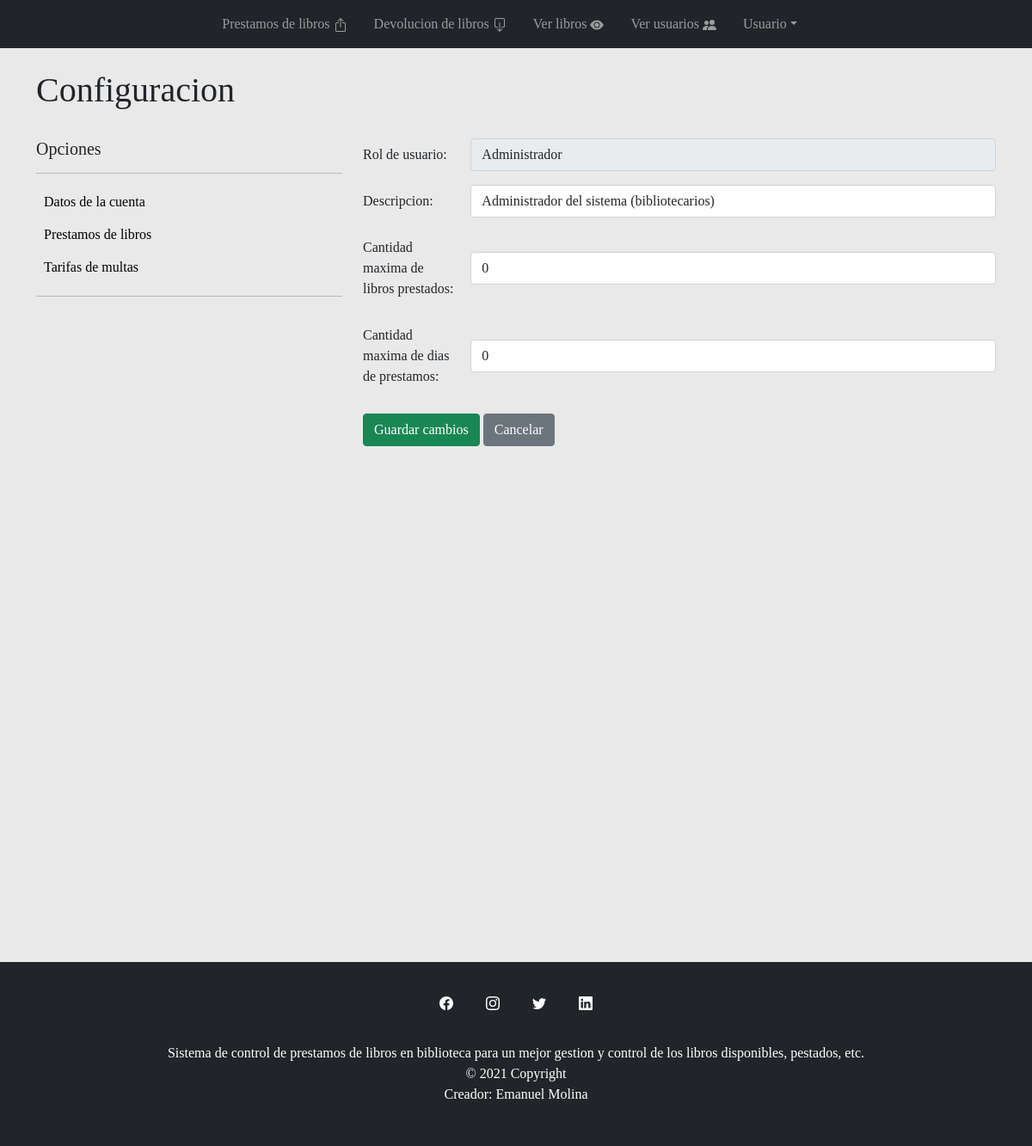
Screenshot of /page.php?pag=configuracion.php&opc=modificar_roles.php&id=1 (signed in) with the database file from the repository.
### tables this page shows
CREATE TABLE `roles` (
  `id` int(11) NOT NULL,
  `rol` varchar(30) NOT NULL,
  `descripcion` varchar(300) NOT NULL,
  `cantidad_libros` int(11) NOT NULL,
  `dias_maximos_prestamo` int(11) NOT NULL
);

### page.php (called while the page is built, shortened)
 <?php
    include_once "header.php";
    include_once "nav_menu.php";
    if(isset($_GET["pag"])){
        $pagina = $_GET["pag"];
    }else{
        $pagina = "pre_lib.php";
    }
    include_once $pagina;
    include_once "footer.php";
?>

### modificar_roles.php (the view, shortened to what this page needs)
<?php
    $id_rol = $_GET["id"];
    $connection = Database::connect();
    $connection->setAttribute(PDO::ATTR_ERRMODE,PDO::ERRMODE_EXCEPTION);
    $query = $connection->prepare("SELECT * FROM roles WHERE id=?");
    $query->execute(array($id_rol));
    $data = $query->fetch(PDO::FETCH_ASSOC);
?>
<form action="#" method="POST">
    <div class="row g-3 align-items-center">
        <div class="col-2">
            <label for="rol" class="col-form-label">Rol de usuario: </label>
        </div>
        <div class="col-10">
            <input type="text" readonly class="form-control" id="rol" name="rol" value="<?php echo $data['rol']?>">
        </div>
        <div class="col-2">
            <label for="descripcion" class="col-form-label">Descripcion: </label>
        </div>
        <div class="col-10">
            <input type="text" class="form-control" id="descripcion" name="descripcion" value="<?php echo $data['descripcion']?>">
        </div>
        <div class="col-2">
            <label for="cantidad_libros" class="col-form-label">Cantidad maxima de libros prestados: </label>
        </div>
        <div class="col-10">
            <input type="text" class="form-control" id="cantidad_libros" name="cantidad_libros" value="<?php echo $data['cantidad_libros']?>">
        </div>
        <div class="col-2">
            <label for="dias_maximos_prestamo" class="col-form-label">Cantidad maxima de dias de prestamos: </label>
        </div>
        <div class="col-10">
            <input type="text" class="form-control" id="dias_maximos_prestamo" name="dias_maximos_prestamo" value="<?php echo $data['dias_maximos_prestamo']?>">
        </div>
    </div>
    <br> <button id="modificar_rol" name="enviar" type="submit" class="btn btn-success">Guardar cambios</button>
    <a href="page.php?pag=configuracion.php&opc=conf.libro.php" class="btn btn-secondary">Cancelar</a>
</form>

### css/estilos.css (style rules this page uses)
body { background-color: #E9E9E9; font-family: 'Mukta'; }

### rows the page displays
roles: rol "Administrador", descripcion "Administrador del sistema (bibliotecarios)", cantidad_libros "0", dias_maximos_prestamo "0"
